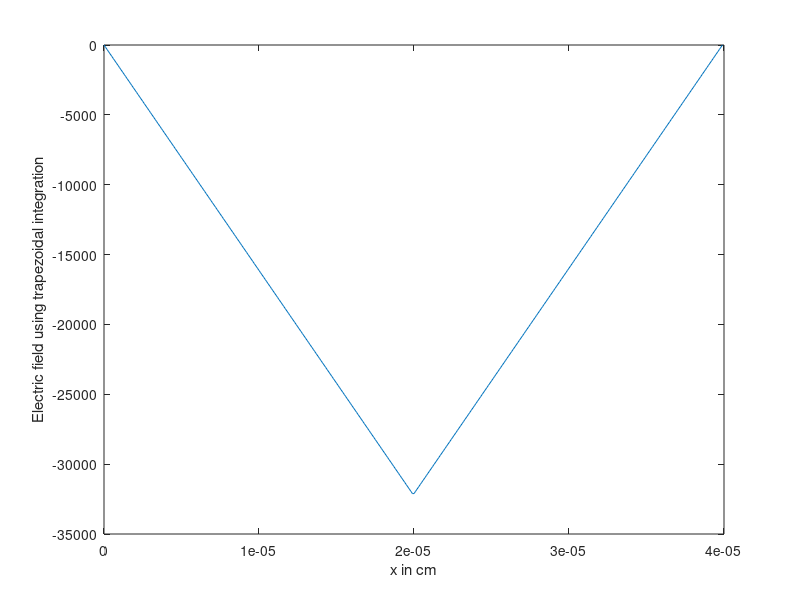
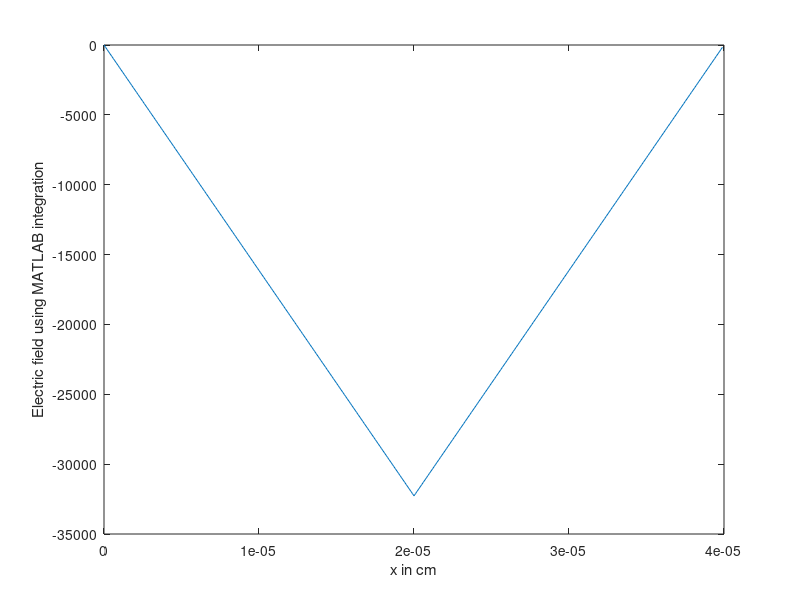

Here is the MATLAB script that generated these plots, in order:
clear;
q = 1.6*10^-19;
epsilon = 8.854*10^-14; %cm^-1
epsi = 11.2*epsilon;
NA = 10^16; %cm^-3
ND = 10^16; %cm^-3
xp = 200*10^-7; %cm xp is length of ptype region 0-xp is ptype
xn = 200*10^-7; %cm xp is length of ntype region xp-xp+xn is ntype
l = xp+xn; %cm %length of junction
x = 1*10^-7; %cm %grid spacing
deltx = 10^-7; %cm
nx = (l/x); %number of grid points
xgrid = linspace(0,xp+xn-x,nx);
roh(1:xp/x) =  -q*NA;
roh((xp/x)+1:((xn+xp)/x)) =  q*ND;
%plot(xgrid, roh); 
%integration using trapezoidal rule
E(1:nx) = 0;
E(1) = 0;
for i=2:nx
    E(i) = E(i-1)+(deltx/(2*epsi))*(roh(i-1)+roh(i));
end

figure(1);
plot(xgrid,E);
xlabel('x in cm')
ylabel('Electric field using trapezoidal integration')

%integration using matlab function
fun1 = @(X) -(q*NA/epsi)+0*X;
fun2 = @(X) (q*ND/epsi)+0*X;
i = 1;
xx = 0;
while xx<xp
    Ei(i) = integral(fun1, 0, xx);
    i = i+1;
    xx = xx+x;
end
while xx<xp+xn
    Ei(i) = integral(fun1, 0, xp)+integral(fun2, xp, xx);
    i = i+1;
    xx = xx+x;
end
figure(2);
plot(xgrid,Ei);
xlabel('x in cm')
ylabel('Electric field using MATLAB integration')




